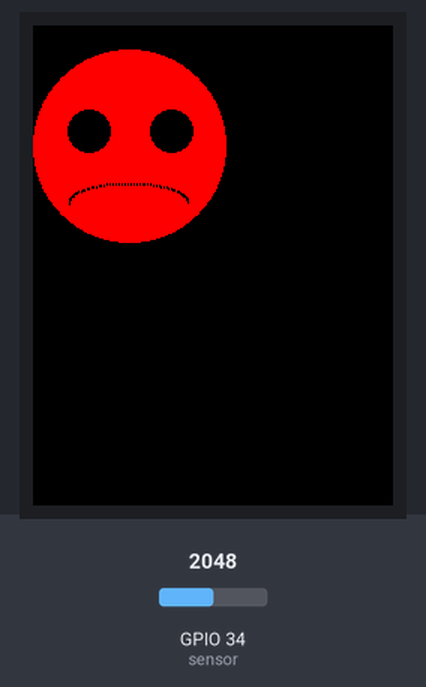
This sketch was run on a simulated ESP32. On the bench: 240×320 colour display. The test bench sets the inputs (shaded band); at power-on: GPIO 34 (sensor) = 2048. WiFi joins after 1.5 s; servers stay silent unless stated; what the sketch prints to the serial monitor is not drawn.

Above: at 2.9 s.
3.0 s: GPIO 34 (sensor) set to 1068
8.6 s: GPIO 34 (sensor) set to 1006
At 12.7 s:
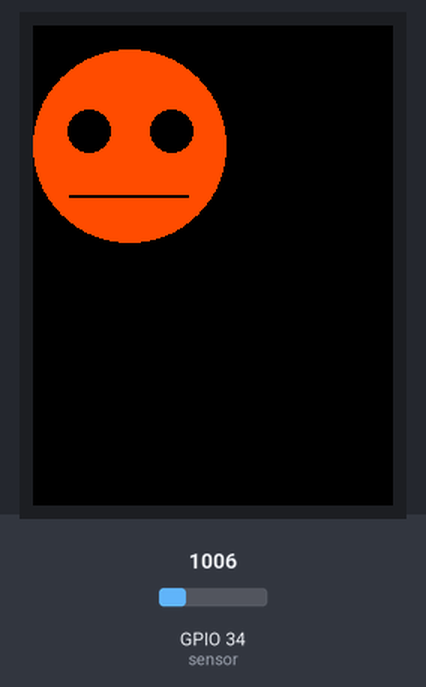
14.2 s: GPIO 34 (sensor) set to 1228
At 26.4 s:
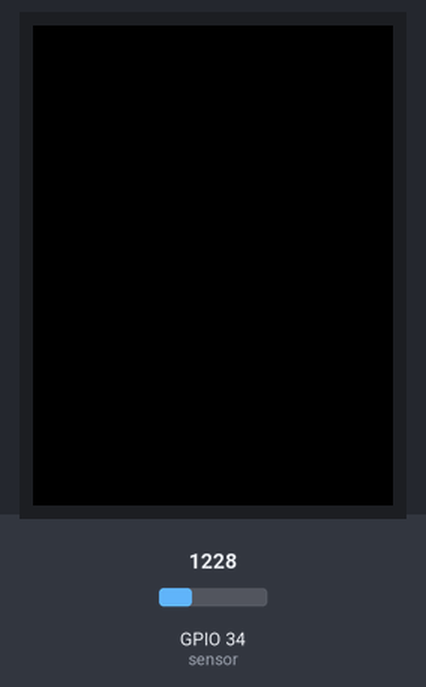
Timing chart, 0 to 27.9 s (numbered marks = the images above; inputs shaded):
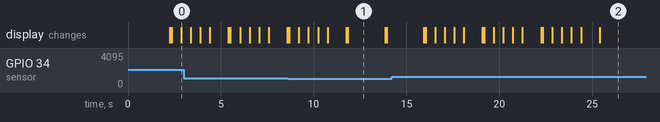

Measured:
- the behaviour switches between 1033 and 1032 on GPIO 34 (sensor) (found by bisection; images 0 and 1)
- what the display in image 1 shows lasts 2.0 s, from 11.8 s to 13.8 s

The sketch:

Server_Write_Disp.ino
```cpp
#include <WiFi.h>
#include <WiFiMulti.h>
#include <SPI.h>
#include <TFT_eSPI.h>

TFT_eSPI tft = TFT_eSPI();
WiFiMulti WiFiMulti;

#define RED 0xF800
#define ORANGE 0xFA60
#define YELLOW 0xFFE0
#define GREEN 0x07E0
#define BLACK 0x0000
#define DEG2RAD 0.0174532925

boolean washingStatus = false;
int personIndex = 0;
int startTime;
int endTime;
int distances[500] = {0};
int distanceIndex = 0;

void setup() {
  tft.init();
  tft.fillScreen(TFT_BLACK);
  tft.setCursor(0,0,4);
  tft.setTextColor(TFT_WHITE, TFT_BLACK);
  tft.println("Initializing...");
  Serial.begin(9600);
  WiFiMulti.addAP("helloWifi", "416Wifi!");
  Serial.println();
  Serial.println();
  Serial.println("Waiting for WiFi");

  while (WiFiMulti.run() != WL_CONNECTED) {
    delay(500);
  }
  Serial.println("Connected w/ IP:");
  Serial.println(WiFi.localIP());
  //Serial.println("Getting index position..."); These lines are for retrieving index position from server
  //String line = String();
  //sendData(-1, port, host, line);
  //char * writable = new char[line.length()+1];
  //line.toCharArray(writable, line.length());
  //writable[line.length()] = '\0';
  //sscanf(writable, "%l", personIndex);// -1 will never be sent in another scenario
  // delete[] writable;
  Serial.println("Collecting sensor data.");
}

void loop() {
  uint16_t port = 80;
  char * host = "192.168.1.132";
  //char * host = "172.20.10.2";
  delay(500);

startLoop:
  float volts = analogRead(34) * 0.0048828125; // value from sensor * (5/1024)
  double distance = 126.002 * pow(volts, -1);
  if (washingStatus == true) {
    int j = 0;
    while (distances[j] != 0 && distances[j] != NULL) {
      j++;
    }
    if (distance < 50) {
      distances[j] = distance;
    }
    //distanceIndex = j;
  }

  tft.fillScreen(TFT_BLACK);
  if (millis() - startTime < 5000) {
    testRED();
  } else if (millis() - startTime < 10000) {
    testORANGE();
  } else if (millis() - startTime < 15000) {
    testYELLOW();
  } else if (millis() - startTime <= 20000) {
    testGREEN();
  }

  if (distance < 35 && distance > 5) { //35 is distance from sensor to person's body/the counter. Data is sent
    // when distance > 35 - when the handwasher has left
    //5 is min val where sensor is accurate
    if (washingStatus == false) {
          startTime = millis();
    }
    if (washingStatus == true && distance > 25) { //hands moved out of sink (tinker with depending on sink)
      delay(2000); //frequency of distance checks functionally
      goto startLoop;
    } else if (distance < 26 && washingStatus == false) {
      washingStatus = true;
    }
  } else {
    if (washingStatus == true) {
      endTime = millis();
    }
    washingStatus = false;
    float timeSpent = (endTime - startTime) * pow(10, -3);
    if (timeSpent > 0) {
      String exchange = "";
      sendData(timeSpent, port, host, exchange, distances);
//      for (int g = distanceIndex; g < 500; g++) {
//        distances[g] = NULL;
//      }
      memset(distances,0,sizeof(distances));
      endTime = 0;
      startTime = 0;
      timeSpent = -1;
      personIndex++;
    }
  }
}

void sendData(float timeSpent, uint16_t port, char *host, String &output, int distances[]) {
  Serial.println();
  Serial.println("Connecting to server");
  delay(1000);
  WiFiClient client;
  int attempts = 0;
  int k = 0;
  while (distances[k] != 0 && distances[k] != NULL) {
    k++;
  }
  String message;
  if (timeSpent < 0) {
  } else {
    message += personIndex;
    message += ": ";
  }
  message += timeSpent;
  message += '\n';
  for (int i = 0; i < k; i++) {
    message += distances[i];
    message += ' ';

  }
  connectLine:
  attempts++;
  if (attempts > 2) {
    Serial.println("Failed");
    return;
  } else if (!client.connect(host, port)) {
    Serial.println("Failed");
    delay(5000);
    goto connectLine;
  }
  client.println(message);
  delay(25);
  Serial.println(message);
  if (client.connected()) {
    Serial.println(client.readStringUntil('\r'));
  }
  client.stop();
  return;
}

void testRED() {
  tft.fillCircle(64, 80, 64, RED); // face
  tft.fillCircle(92, 70, 14, BLACK); // left eye
  tft.fillCircle(37, 70, 14, BLACK); // right eye

  // Mouth (sad, curves down)
  float start_angle = 3.14, end_angle = 6.28;
  int x = 64, y = 130, r = 40;
  int vals[5] = {65, 45, 35, 28, 25};
  for(int ii = 2; ii <= 6; ii++){
    tft.fillCircle(64, 80, 64, RED); // face
    tft.fillCircle(92, 70, 14, BLACK); // left eye
    tft.fillCircle(37, 70, 14, BLACK); // right eye

    for (float i = start_angle; i < end_angle; i = i + 0.05)
      {
        tft.drawPixel(x + cos(i) * r, ((y + sin(i) * r)/ii) + (120 - vals[ii-2]), BLACK); // center point is (50,100)
        tft.drawPixel(x + cos(i) * r, ((y + sin(i) * r)/ii) + (120 - vals[ii-2]) + 1, BLACK); // center point is (50,100)
        }
    delay(500);
  }
}

void testORANGE() {
  tft.fillCircle(64, 80, 64, ORANGE); // face
  tft.fillCircle(92, 70, 14, BLACK); // left eye
  tft.fillCircle(37, 70, 14, BLACK); // right eye

  tft.fillRect(24, 113, 80, 2, BLACK);
}

void testYELLOW() {
  float start_angle = 0, end_angle = 3.14;
  int x = 64, y = 130, r = 40;
  int vals2[5] = {31, 32, 34, 37, 40};
  int count = 0;
  for(double ii = 6; ii >= 4; (ii = ii - 0.5)){
    tft.fillCircle(64, 80, 64, YELLOW); // face
    tft.fillCircle(92, 70, 14, BLACK); // left eye
    tft.fillCircle(37, 70, 14, BLACK); // right eye

    for (float i = start_angle; i < end_angle; i = i + 0.05)
      {
        tft.drawPixel(x + cos(i) * r, ((y + sin(i) * r)/ii) + (120 - vals2[count]), BLACK); // center point is (50,100)
        tft.drawPixel(x + cos(i) * r, ((y + sin(i) * r)/ii) + (120 - vals2[count]) + 1, BLACK); // center point is (50,100)
        }
    delay(500);
    count++;
  }
}

void testGREEN() {
  float start_angle = 0, end_angle = 3.14;
  int x = 64, y = 130, r = 40;
  int vals3[5] = {44, 51, 61, 76, 105};
  int count = 0;
  for(double ii = 3.5; ii >= 1.5; (ii = ii - 0.5)){
    tft.fillCircle(64, 80, 64, GREEN); // face
    tft.fillCircle(92, 70, 14, BLACK); // left eye
    tft.fillCircle(37, 70, 14, BLACK); // right eye

    for (float i = start_angle; i < end_angle; i = i + 0.05)
      {
        tft.drawPixel(x + cos(i) * r, ((y + sin(i) * r)/ii) + (120 - vals3[count]), BLACK); // center point is (50,100)
        tft.drawPixel(x + cos(i) * r, ((y + sin(i) * r)/ii) + (120 - vals3[count]) + 1, BLACK); // center point is (50,100)
        //tft.drawPixel(x + cos(i) * r, ((y + sin(i) * r)/ii) + (120 - vals[ii-2]) + 6, BLACK); // center point is (50,100)
        //tft.drawPixel(x + cos(i) * r, ((y + sin(i) * r)/ii) + (10 - vals[ii-2]) + 3, BLACK); // center point is (50,100)
      }
    delay(500);
    count++;
  }
}
```
